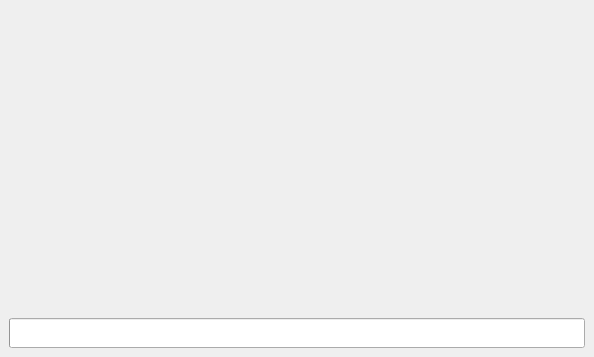
<?xml version="1.0" encoding="UTF-8"?>
<ui version="4.0">
 <author>Christoph Eckert</author>
 <class>MainWindow</class>
 <widget class="QMainWindow" name="MainWindow">
  <property name="geometry">
   <rect>
    <x>0</x>
    <y>0</y>
    <width>594</width>
    <height>357</height>
   </rect>
  </property>
  <property name="minimumSize">
   <size>
    <width>558</width>
    <height>332</height>
   </size>
  </property>
  <property name="windowTitle">
   <string>Simple Sysexxer</string>
  </property>
  <widget class="QWidget" name="centralWidget">
   <layout class="QGridLayout" name="gridLayout_3">
    <item row="0" column="0">
     <spacer name="verticalSpacer_2">
      <property name="orientation">
       <enum>Qt::Vertical</enum>
      </property>
      <property name="sizeType">
       <enum>QSizePolicy::MinimumExpanding</enum>
      </property>
      <property name="sizeHint" stdset="0">
       <size>
        <width>20</width>
        <height>30</height>
       </size>
      </property>
     </spacer>
    </item>
    <item row="1" column="0">
     <layout class="QGridLayout" name="gridLayout_2">
      <item row="0" column="0">
       <layout class="QGridLayout" name="gridLayout">
        <item row="0" column="0">
         <widget class="QLabel" name="labelAmount">
          <property name="minimumSize">
           <size>
            <width>200</width>
            <height>20</height>
           </size>
          </property>
          <property name="maximumSize">
           <size>
            <width>16777215</width>
            <height>16777215</height>
           </size>
          </property>
          <property name="text">
           <string notr="true"/>
          </property>
         </widget>
        </item>
        <item row="0" column="1">
         <widget class="QLabel" name="labelAmountDisplay">
          <property name="minimumSize">
           <size>
            <width>200</width>
            <height>20</height>
           </size>
          </property>
          <property name="maximumSize">
           <size>
            <width>16777215</width>
            <height>16777215</height>
           </size>
          </property>
          <property name="text">
           <string/>
          </property>
         </widget>
        </item>
        <item row="1" column="0">
         <widget class="QLabel" name="labelSize">
          <property name="minimumSize">
           <size>
            <width>200</width>
            <height>20</height>
           </size>
          </property>
          <property name="maximumSize">
           <size>
            <width>16777215</width>
            <height>16777215</height>
           </size>
          </property>
          <property name="text">
           <string notr="true"/>
          </property>
         </widget>
        </item>
        <item row="1" column="1">
         <widget class="QLabel" name="labelSizeDisplay">
          <property name="minimumSize">
           <size>
            <width>200</width>
            <height>20</height>
           </size>
          </property>
          <property name="maximumSize">
           <size>
            <width>16777215</width>
            <height>16777215</height>
           </size>
          </property>
          <property name="text">
           <string/>
          </property>
         </widget>
        </item>
        <item row="2" column="0">
         <widget class="QLabel" name="labelManufacturer">
          <property name="minimumSize">
           <size>
            <width>200</width>
            <height>20</height>
           </size>
          </property>
          <property name="maximumSize">
           <size>
            <width>16777215</width>
            <height>16777215</height>
           </size>
          </property>
          <property name="text">
           <string/>
          </property>
         </widget>
        </item>
        <item row="2" column="1">
         <widget class="QLabel" name="labelManufacturerDisplay">
          <property name="minimumSize">
           <size>
            <width>200</width>
            <height>20</height>
           </size>
          </property>
          <property name="maximumSize">
           <size>
            <width>16777215</width>
            <height>16777215</height>
           </size>
          </property>
          <property name="text">
           <string/>
          </property>
         </widget>
        </item>
        <item row="3" column="0">
         <widget class="QLabel" name="labelModel">
          <property name="minimumSize">
           <size>
            <width>200</width>
            <height>20</height>
           </size>
          </property>
          <property name="maximumSize">
           <size>
            <width>16777215</width>
            <height>16777215</height>
           </size>
          </property>
          <property name="text">
           <string/>
          </property>
         </widget>
        </item>
        <item row="3" column="1">
         <widget class="QLabel" name="labelModelDisplay">
          <property name="minimumSize">
           <size>
            <width>200</width>
            <height>20</height>
           </size>
          </property>
          <property name="maximumSize">
           <size>
            <width>16777215</width>
            <height>16777215</height>
           </size>
          </property>
          <property name="text">
           <string/>
          </property>
         </widget>
        </item>
        <item row="4" column="0">
         <widget class="QLabel" name="labelDevice">
          <property name="minimumSize">
           <size>
            <width>200</width>
            <height>20</height>
           </size>
          </property>
          <property name="maximumSize">
           <size>
            <width>16777215</width>
            <height>16777215</height>
           </size>
          </property>
          <property name="text">
           <string/>
          </property>
         </widget>
        </item>
        <item row="4" column="1">
         <widget class="QLabel" name="labelDeviceDisplay">
          <property name="minimumSize">
           <size>
            <width>200</width>
            <height>20</height>
           </size>
          </property>
          <property name="maximumSize">
           <size>
            <width>16777215</width>
            <height>16777215</height>
           </size>
          </property>
          <property name="text">
           <string/>
          </property>
         </widget>
        </item>
        <item row="5" column="0">
         <widget class="QLabel" name="labelDatatype">
          <property name="minimumSize">
           <size>
            <width>200</width>
            <height>20</height>
           </size>
          </property>
          <property name="maximumSize">
           <size>
            <width>16777215</width>
            <height>16777215</height>
           </size>
          </property>
          <property name="text">
           <string/>
          </property>
         </widget>
        </item>
        <item row="5" column="1">
         <widget class="QLabel" name="labelDatatypeDisplay">
          <property name="minimumSize">
           <size>
            <width>200</width>
            <height>20</height>
           </size>
          </property>
          <property name="maximumSize">
           <size>
            <width>16777215</width>
            <height>16777215</height>
           </size>
          </property>
          <property name="text">
           <string/>
          </property>
         </widget>
        </item>
       </layout>
      </item>
      <item row="0" column="1">
       <widget class="QLabel" name="labelModelImage">
        <property name="minimumSize">
         <size>
          <width>150</width>
          <height>50</height>
         </size>
        </property>
        <property name="text">
         <string notr="true"/>
        </property>
        <property name="alignment">
         <set>Qt::AlignLeading|Qt::AlignLeft|Qt::AlignTop</set>
        </property>
       </widget>
      </item>
     </layout>
    </item>
    <item row="2" column="0">
     <spacer name="verticalSpacer">
      <property name="orientation">
       <enum>Qt::Vertical</enum>
      </property>
      <property name="sizeHint" stdset="0">
       <size>
        <width>20</width>
        <height>164</height>
       </size>
      </property>
     </spacer>
    </item>
    <item row="3" column="0">
     <widget class="QProgressBar" name="progressBar">
      <property name="minimumSize">
       <size>
        <width>500</width>
        <height>30</height>
       </size>
      </property>
      <property name="maximumSize">
       <size>
        <width>16777215</width>
        <height>16777215</height>
       </size>
      </property>
      <property name="value">
       <number>0</number>
      </property>
      <property name="textVisible">
       <bool>false</bool>
      </property>
      <property name="invertedAppearance">
       <bool>false</bool>
      </property>
     </widget>
    </item>
   </layout>
  </widget>
 </widget>
 <resources/>
 <connections/>
</ui>
